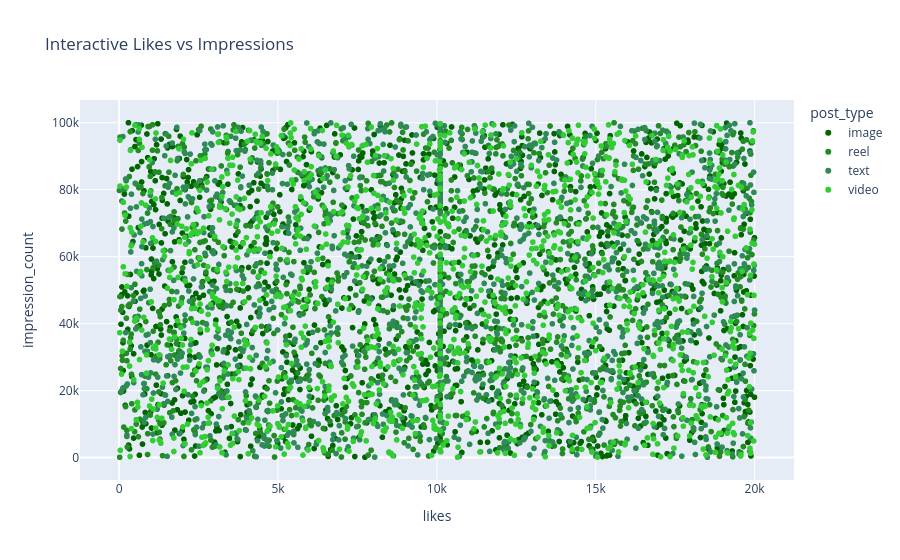

Here is the notebook cell this chart was saved with:
### Code cell
fig = px.scatter(
    wrangled_data,
    x='likes',
    y='impression_count',
    color='post_type',
    hover_data=['post_category', 'sentiment'],
    title='Interactive Likes vs Impressions',
    color_discrete_sequence=[
        'darkgreen',
        'forestgreen',
        'seagreen',
        'limegreen'])

fig.show()

### Figure 1 — Plotly figure (JSON) as saved in the notebook; plotly's stock layout.template omitted (floating-point values rounded to 4 significant figures; data arrays with more than 128 entries replaced by an {"elided": "..."} marker saying what was removed)
{"data": [{"customdata": {"elided": "1247x2 str values"}, "hovertemplate": "post_type=image<br>likes=%{x}<br>impression_count=%{y}<br>post_category=%{customdata[0]}<br>sentiment=%{customdata[1]}<extra></extra>", "legendgroup": "image", "marker": {"color": "darkgreen", "symbol": "circle"}, "mode": "markers", "name": "image", "showlegend": true, "type": "scattergl", "x": {"elided": "1247 int values"}, "xaxis": "x", "y": {"elided": "1247 int values"}, "yaxis": "y"}, {"customdata": {"elided": "1283x2 str values"}, "hovertemplate": "post_type=reel<br>likes=%{x}<br>impression_count=%{y}<br>post_category=%{customdata[0]}<br>sentiment=%{customdata[1]}<extra></extra>", "legendgroup": "reel", "marker": {"color": "forestgreen", "symbol": "circle"}, "mode": "markers", "name": "reel", "showlegend": true, "type": "scattergl", "x": {"elided": "1283 int values"}, "xaxis": "x", "y": {"elided": "1283 int values"}, "yaxis": "y"}, {"customdata": {"elided": "1245x2 str values"}, "hovertemplate": "post_type=text<br>likes=%{x}<br>impression_count=%{y}<br>post_category=%{customdata[0]}<br>sentiment=%{customdata[1]}<extra></extra>", "legendgroup": "text", "marker": {"color": "seagreen", "symbol": "circle"}, "mode": "markers", "name": "text", "showlegend": true, "type": "scattergl", "x": {"elided": "1245 int values"}, "xaxis": "x", "y": {"elided": "1245 int values"}, "yaxis": "y"}, {"customdata": {"elided": "1225x2 str values"}, "hovertemplate": "post_type=video<br>likes=%{x}<br>impression_count=%{y}<br>post_category=%{customdata[0]}<br>sentiment=%{customdata[1]}<extra></extra>", "legendgroup": "video", "marker": {"color": "limegreen", "symbol": "circle"}, "mode": "markers", "name": "video", "showlegend": true, "type": "scattergl", "x": {"elided": "1225 int values"}, "xaxis": "x", "y": {"elided": "1225 int values"}, "yaxis": "y"}], "layout": {"legend": {"title": {"text": "post_type"}, "tracegroupgap": 0}, "title": {"text": "Interactive Likes vs Impressions"}, "xaxis": {"anchor": "y", "domain": [0, 1], "title": {"text": "likes"}}, "yaxis": {"anchor": "x", "domain": [0, 1], "title": {"text": "impression_count"}}}}
